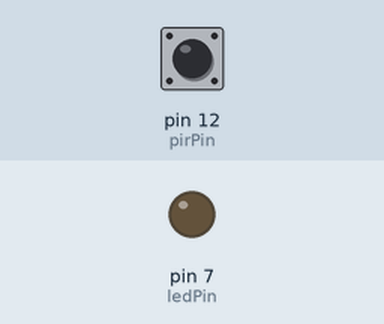
Simulated run of this sketch. Board: Arduino Leonardo, built with avr-gcc and run on an emulated ATmega32U4. Parts: output pins drawn as LEDs (lit = HIGH). Dashed ring = blinking. The inputs (shaded band) are chosen by the test bench; at power-on: pin 12 (pirPin) LOW. What the sketch prints to the serial monitor is not drawn.

Above: at 1.2 s.
1.3 s: pin 12 (pirPin) driven HIGH
At 2.5 s:
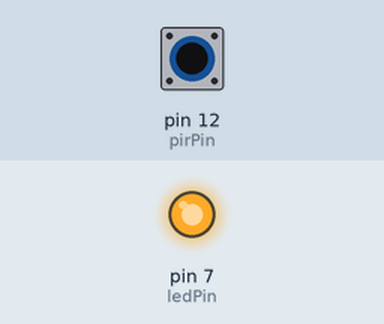
2.8 s: pin 12 (pirPin) driven LOW
At 3.7 s:
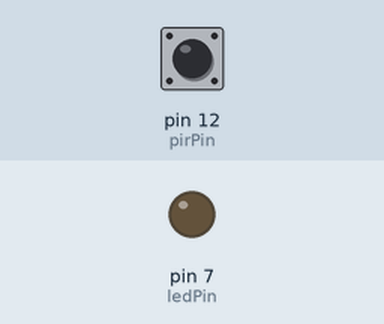
5.8 s: pin 12 (pirPin) pulsed HIGH 5 times (0.12 s each, 0.3 s apart)
At 5.86 s:
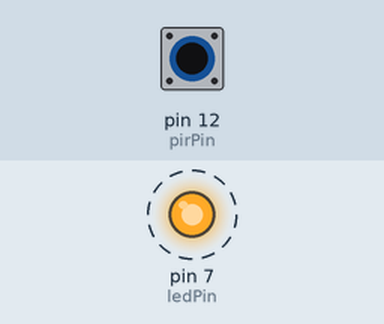
10.3 s: pin 12 (pirPin) pulsed HIGH 2 times (0.12 s each, 0.3 s apart)
At 11.6 s:
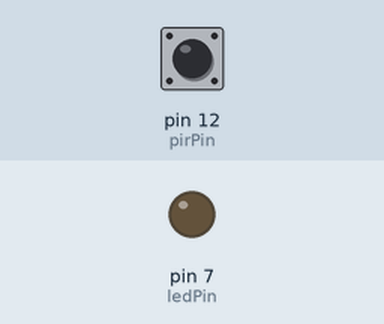
Timing chart, 0 to 13.3 s (numbered marks = the images above; inputs shaded):
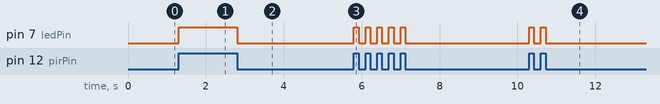

Measured:
- after the input at 1.3 s, pin 7 (ledPin): LOW → HIGH at once
- after the input at 2.8 s, pin 7 (ledPin): HIGH → LOW at once
- after the input at 5.8 s, pin 7 (ledPin): alternates HIGH for 0.12 s and LOW for 0.18 s, 10 changes in all, then stays LOW, starting at once
- after the input at 10.3 s, pin 7 (ledPin): alternates HIGH for 0.12 s and LOW for 0.18 s, 4 changes in all, then stays LOW, starting at once

The sketch:

PIR_test.ino
```cpp
/*
PIR HCSR501
modified on 5 Feb 2019
by Saeed Hosseini @ ElectroPeak
https://electropeak.com/learn/guides/
*/
int ledPin = 7;                // LED
int pirPin = 12;                 // PIR Out pin
int pirStat = 0;                   // PIR status
void setup() {
 pinMode(ledPin, OUTPUT);
 pinMode(pirPin, INPUT);
 Serial.begin(9600);
}
void loop(){
 pirStat = digitalRead(pirPin);
 if (pirStat == HIGH) {            // if motion detected
   digitalWrite(ledPin, HIGH);  // turn LED ON
   Serial.println("Hey I got you!!!");
 }
 else {
   digitalWrite(ledPin, LOW); // turn LED OFF if we have no motion
   Serial.println("Where the fuck did you go?!");
 }
}
```
